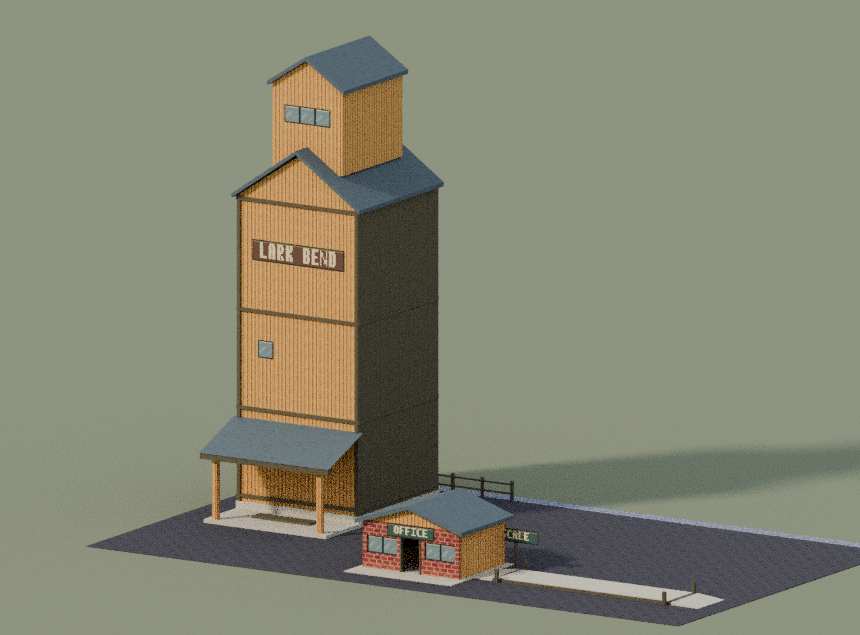
#> input picture prototypes/grain-elevator/renders/1925-day.png, 860 x 635 px; its folder holds only this picture in this run
$ python package_review.py
#> lines starting #> are read from the running program, lines starting #| are printed output that depends on the picture
"""Arrange all era states on one review sheet."""
from pathlib import Path
from PIL import Image, ImageDraw, ImageFont, ImageOps

root = Path(__file__).resolve().parent
states = (("1925","1925–1949 · Timber elevator"),("1950","1950–1989 · Concrete expansion"),("1990","1990 onward · Lark Bend Co-op"))
views = (("day","Day"),("night","Night"),("rear","Rail side"),("above","Above"),("eye","At the scale office"),("interior","Office interior"),("paint","Painted name"))
w,h = 378,305
sheet = Image.new("RGB", (len(views)*w+24,len(states)*h+72), "#26353a")
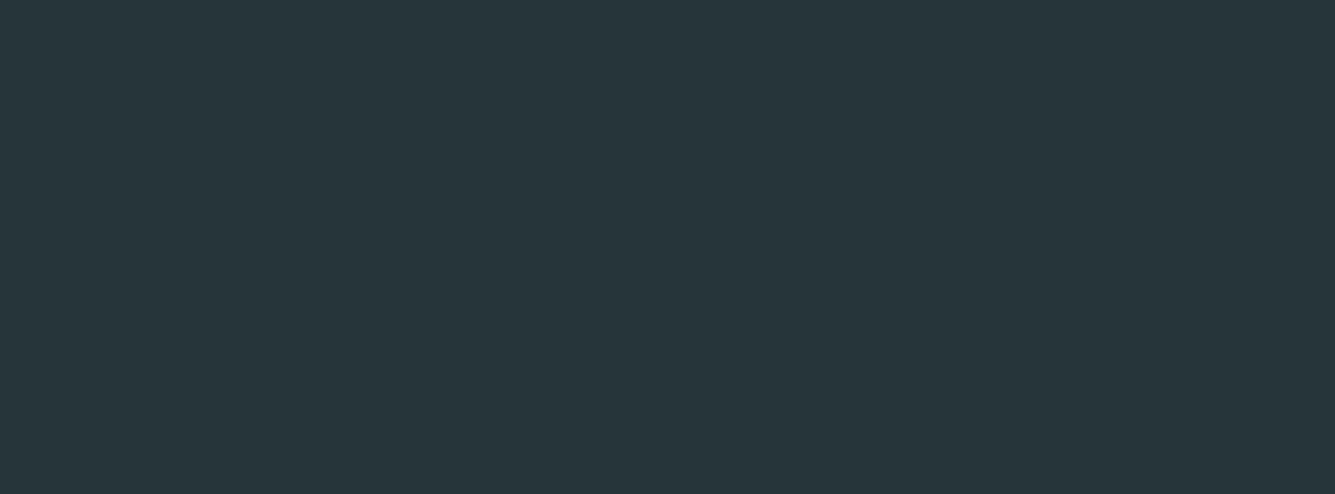
#> sheet: PIL image 2670x987 RGB (shown at 1/2 size); mean R, G, B 38, 53, 58
draw = ImageDraw.Draw(sheet)
title = ImageFont.truetype("DejaVuSans-Bold.ttf",36)
caption = ImageFont.truetype("DejaVuSans.ttf",19)
draw.text((16,14),"Lark Bend Grain Elevator · Blender Cycles",font=title,fill="#ebe2c9")
for i,(state,row) in enumerate(states):
    y = 66+i*h
    draw.text((16,y),row,font=caption,fill="#ebe2c9")
    for j,(view,label) in enumerate(views):
        x = 12+j*w
        with Image.open(root/"renders"/f"{state}-{view}.png") as image:
#> image is the input picture: PIL image 860x635 RGBA; mean R, G, B, A 133, 133.7, 115.2, 255
            photo = ImageOps.contain(image.convert("RGB"),(w-10,244))
        sheet.paste(photo,(x+(w-photo.width)//2,y+26))
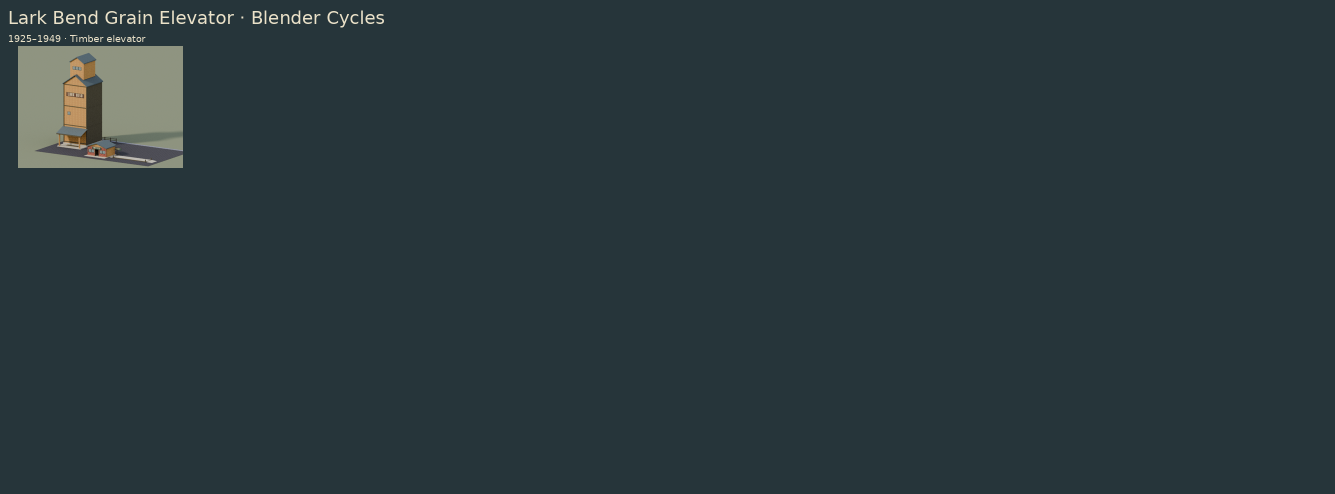
#> sheet: PIL image 2670x987 RGB (shown at 1/2 size); mean R, G, B 41.4, 55.9, 60.1
#> (the run stopped early here; a loop or call above may not have finished)
